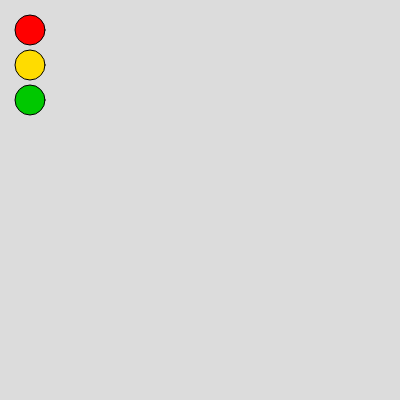
Frame 1 (no input)
Frame 60 (no input): identical to frame 1, image omitted
Frame 120 (the mouse pressed at the canvas centre since frame 60): identical to frame 1, image omitted

The p5.js sketch that drew this single still picture (run headless with seeded random() and noise() and a simulated clock; from frame 60 on, the mouse is pressed at the canvas centre):

// p5.js sketch
// ── sketch.js
function setup() {
  createCanvas(400, 400);
}

function draw() {
  background(220);

  // Kleurt alle cirkels in de juiste volgorde
  for (let i = 0; i < 3; i++) {
    if (i == 0) {
      fill(255,0,0);
    } else if (i == 1) {
      fill(255,220,0);
    } else {
      fill(0,200,0);
    }
    
    // Tekent alle cirkels, elke steeds 35 pixels lager
    circle(30,30 + i * 35,30)
  }
}
